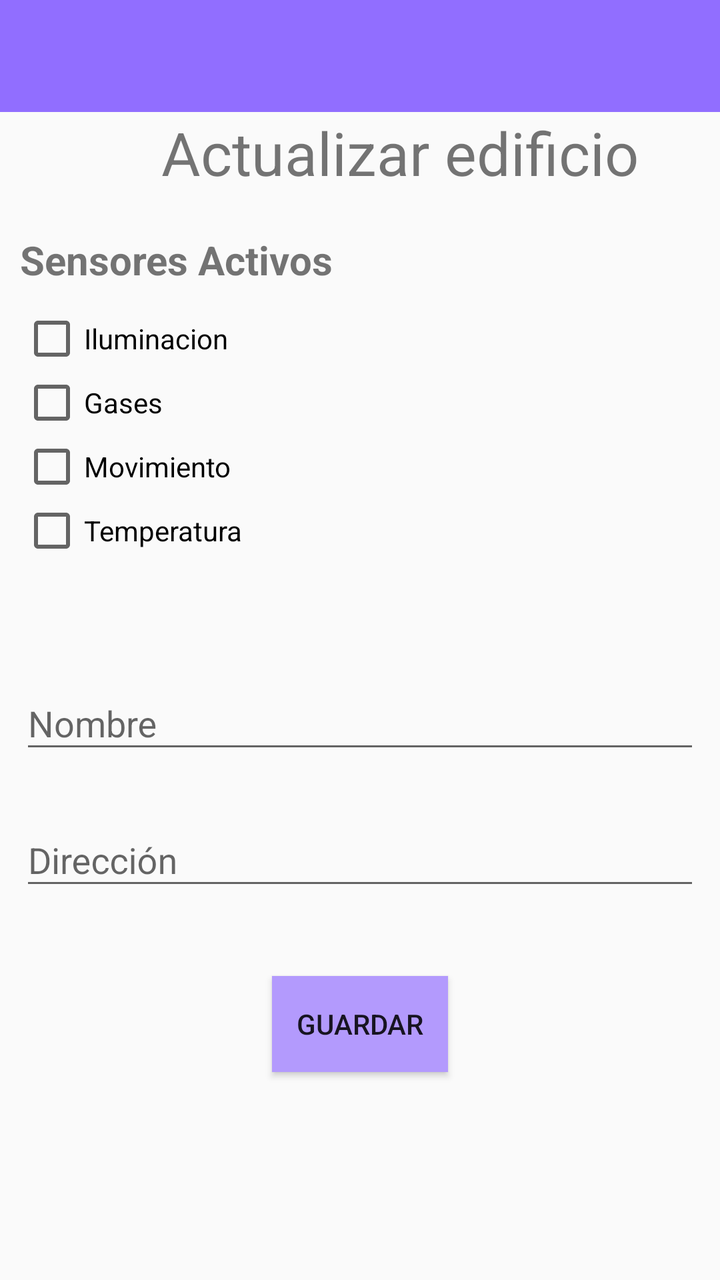
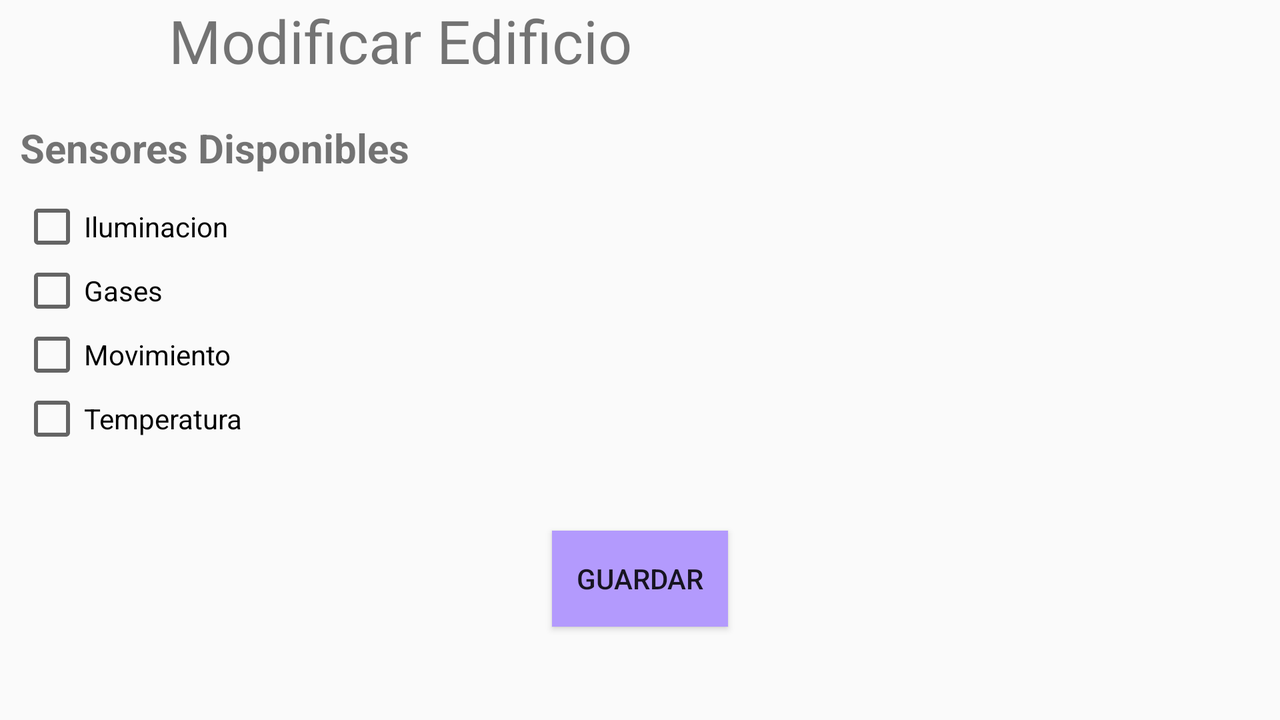

Two renders of one Android screen. The first uses the default layout on a phone; the second uses the alternative layout the repository ships for a different screen configuration, on a matching device. The two XML files are below.
<!-- AndroidManifest.xml: application theme AppTheme -->
<!-- res/layout/fragment_modificar_edificio.xml -->
<?xml version="1.0" encoding="utf-8"?>
<LinearLayout xmlns:android="http://schemas.android.com/apk/res/android"
    xmlns:tools="http://schemas.android.com/tools"
    android:layout_width="match_parent"
    android:layout_height="match_parent"
    android:orientation="vertical"
    tools:context=".Fragment.ModificarEdificioFragment">

    <android.support.v7.widget.Toolbar
        android:id="@+id/toolbar"
        android:layout_width="match_parent"
        android:layout_height="?attr/actionBarSize"
        android:background="@color/lila" />

    <TextView
        android:layout_width="380dp"
        android:layout_height="wrap_content"
        android:layout_marginLeft="10dp"
        android:text="@string/act_edi"
        android:textSize="30dp"
        android:gravity="center"
        android:layout_marginBottom="20dp"/>

    <TextView
        android:layout_width="match_parent"
        android:layout_height="wrap_content"
        android:layout_marginLeft="10dp"
        android:layout_marginBottom="10dp"
        android:text="@string/sens_dis"
        android:textSize="20dp"
        android:textStyle="bold" />


    <CheckBox
        android:id="@+id/edificio_iluminacion"
        android:layout_width="match_parent"
        android:layout_height="wrap_content"
        android:layout_marginLeft="10dp"
        android:text="Iluminacion"/>

    <CheckBox
        android:id="@+id/edificio_gases"
        android:layout_width="match_parent"
        android:layout_height="wrap_content"
        android:layout_marginLeft="10dp"
        android:text="Gases"/>

    <CheckBox
        android:id="@+id/edificio_movimiento"
        android:layout_width="match_parent"
        android:layout_height="wrap_content"
        android:layout_marginLeft="10dp"
        android:text="Movimiento"/>

    <CheckBox
        android:id="@+id/edificio_temperatura"
        android:layout_width="match_parent"
        android:layout_height="wrap_content"
        android:layout_marginLeft="10dp"
        android:text="Temperatura"
        android:layout_marginBottom="40dp"/>

    <android.support.design.widget.TextInputLayout
        android:layout_width="match_parent"
        android:layout_height="wrap_content"
        android:layout_marginTop="8dp"
        android:layout_marginBottom="8dp"
        android:paddingLeft="10dp"
        android:paddingRight="10dp">
        <EditText android:id="@+id/edi_nombre"
            android:layout_width="match_parent"
            android:layout_height="wrap_content"
            android:hint="@string/nombre" />
    </android.support.design.widget.TextInputLayout>

    <android.support.design.widget.TextInputLayout
        android:layout_width="match_parent"
        android:layout_height="wrap_content"
        android:layout_marginTop="8dp"
        android:layout_marginBottom="8dp"
        android:paddingLeft="10dp"
        android:paddingRight="10dp">

        <EditText android:id="@+id/direccion"
            android:layout_width="match_parent"
            android:layout_height="wrap_content"
            android:inputType="textCapWords"
            android:hint="@string/direccion" />
    </android.support.design.widget.TextInputLayout>

    <Button
        android:id="@+id/guardar"
        android:layout_width="wrap_content"
        android:layout_height="wrap_content"
        android:text="@string/guardar"
        android:layout_gravity="center"
        android:background="@color/lila_claro"
        android:layout_marginTop="30dp"/>


</LinearLayout>
<!-- resources referenced by this layout -->
<resources>
  <color name="lila">#916eff</color>
  <color name="lila_claro">#b39afd</color>
  <string name="act_edi">Actualizar edificio</string>
  <string name="direccion">Dirección</string>
  <string name="guardar">Guardar</string>
  <string name="nombre">Nombre</string>
  <string name="sens_dis">Sensores Activos</string>
  <style name="AppTheme" parent="Theme.AppCompat.Light.DarkActionBar">
          
          <item name="colorPrimary">@color/lila</item>
          <item name="colorPrimaryDark">@color/lila_claro</item>
          <item name="colorAccent">@color/colorAccent</item>
      </style>
</resources>
<!-- res/layout-land/fragment_modificar_edificio.xml (the repository's variant of the layout above) -->
<!-- drawn on the phone turned sideways -->
<?xml version="1.0" encoding="utf-8"?>
<LinearLayout xmlns:android="http://schemas.android.com/apk/res/android"
    xmlns:tools="http://schemas.android.com/tools"
    android:layout_width="match_parent"
    android:layout_height="match_parent"
    android:orientation="vertical"
    tools:context=".Fragment.ModificarEdificioFragment">

    <TextView
        android:layout_width="380dp"
        android:layout_height="wrap_content"
        android:layout_marginLeft="10dp"
        android:text="Modificar Edificio"
        android:textSize="30dp"
        android:gravity="center"
        android:layout_marginBottom="20dp"/>

    <TextView
        android:layout_width="match_parent"
        android:layout_height="wrap_content"
        android:layout_marginLeft="10dp"
        android:layout_marginBottom="10dp"
        android:text="Sensores Disponibles"
        android:textSize="20dp"
        android:textStyle="bold" />


    <CheckBox
        android:id="@+id/edificio_iluminacion"
        android:layout_width="match_parent"
        android:layout_height="wrap_content"
        android:layout_marginLeft="10dp"
        android:text="Iluminacion"/>

    <CheckBox
        android:id="@+id/edificio_gases"
        android:layout_width="match_parent"
        android:layout_height="wrap_content"
        android:layout_marginLeft="10dp"
        android:text="Gases"/>

    <CheckBox
        android:id="@+id/edificio_movimiento"
        android:layout_width="match_parent"
        android:layout_height="wrap_content"
        android:layout_marginLeft="10dp"
        android:text="Movimiento"/>

    <CheckBox
        android:id="@+id/edificio_temperatura"
        android:layout_width="match_parent"
        android:layout_height="wrap_content"
        android:layout_marginLeft="10dp"
        android:text="Temperatura"
        android:layout_marginBottom="40dp"/>

    <Button
        android:id="@+id/guardar"
        android:layout_width="wrap_content"
        android:layout_height="wrap_content"
        android:text="GUARDAR"
        android:layout_gravity="center"
        android:background="@color/lila_claro"/>




</LinearLayout>
<!-- resources referenced by the variant -->
<!-- as the phone turned sideways resolves them -->
<resources>
  <color name="lila_claro">#b39afd</color>
  <style name="AppTheme" parent="Theme.AppCompat.Light.DarkActionBar">
          
          <item name="colorPrimary">@color/lila</item>
          <item name="colorPrimaryDark">@color/lila_claro</item>
          <item name="colorAccent">@color/colorAccent</item>
      </style>
  <color name="lila">#916eff</color>
</resources>
